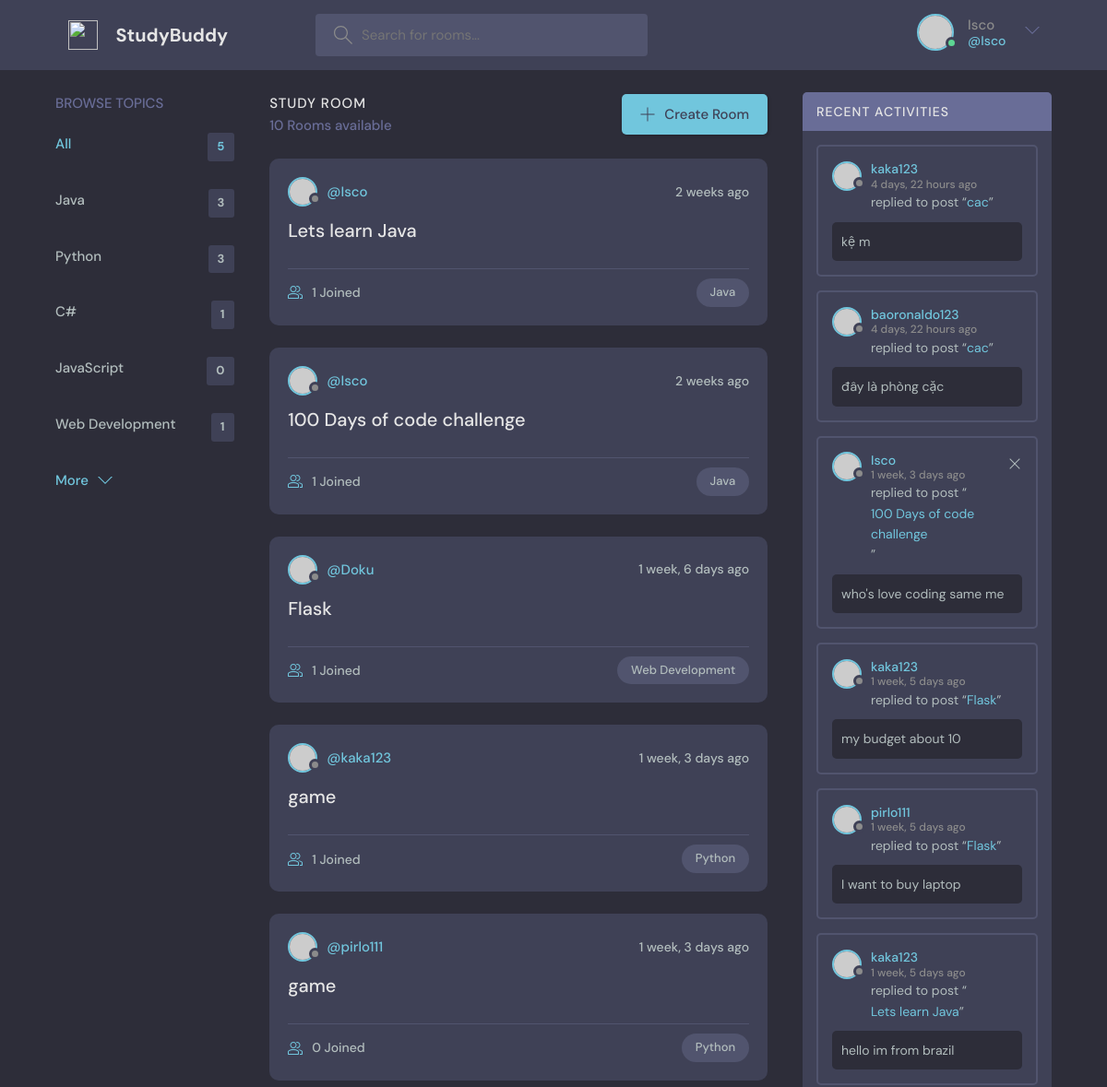
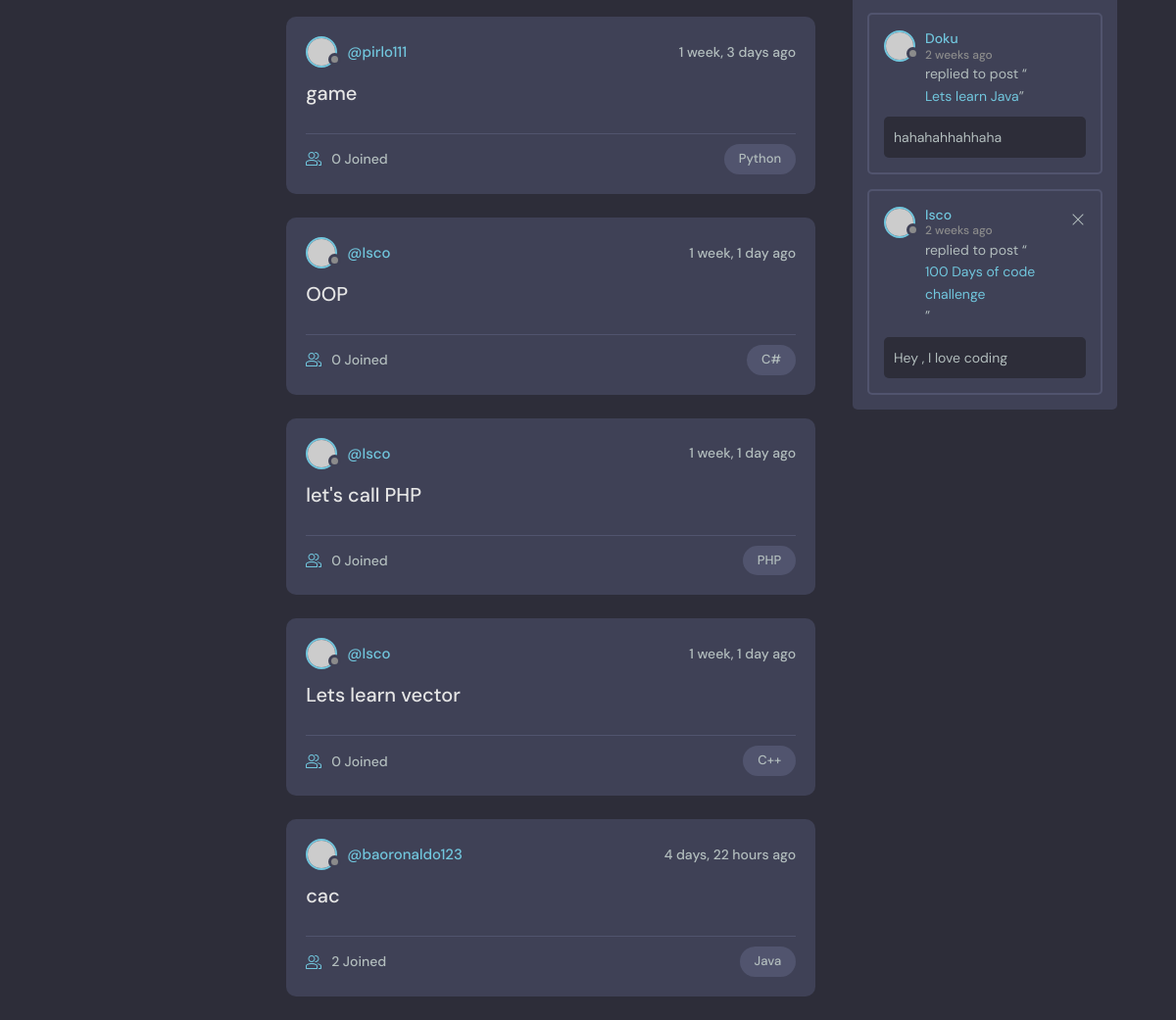
The app's page /home/ (signed in) with its own data (2 pictures, top to bottom).
### base/models.py (models this page shows, shortened)
class Topic(models.Model):
    name = models.CharField(max_length = 200)

class Room(models.Model):
    host = models.ForeignKey(User, on_delete = models.SET_NULL,null = True)
    topic = models.ForeignKey(Topic, on_delete = models.SET_NULL,null = True)
    name = models.CharField(max_length = 200)
    description = models.TextField(null = True , blank = True)
    participants = models.ManyToManyField(
        User , related_name='participants',blank = True)
    updated_date = models.DateTimeField(auto_now = True)
    created_date = models.DateTimeField(auto_now_add = True)
    def __str__(self):
        return self.name

class Message(models.Model):
    user = models.ForeignKey(User,on_delete = models.CASCADE)
    room = models.ForeignKey(Room,on_delete = models.CASCADE)
    body = models.TextField()
    updated_date = models.DateTimeField(auto_now = True)
    created_date = models.DateTimeField(auto_now_add = True)

### base/views.py (the view)
# urls.py: path('home/',views.home,name = "home"),
def home(request):
    q = request.GET.get('q') if request.GET.get('q') != None else ''
    rooms = Room.objects.filter(
        Q(topic__name__icontains = q) |
        Q(name__icontains = q) |
        Q(description__icontains = q)
    )
    room_count = rooms.count()
    topics = Topic.objects.all()[0:5]
    room_messages = Message.objects.all().order_by('-created_date')
    room_messages = room_messages.filter(Q(room__name__icontains=q))
    context = {'rooms' : rooms ,'topics' : topics,'room_count' : room_count,'room_messages' : room_messages}
    return render(request,'base/home.html',context)

### base/templates/base/home.html (shortened to what this page needs)
  {% extends "main.html" %}
  {% block content %}
    <main class="layout layout--3">
      <div class="container">
        {% include "base/topic_component.html" %}
        <div class="roomList">
          <div class="roomList__header">
            <div>
              <h2>Study Room</h2>
              <p>{{rooms.count}} Rooms available </p>
            </div>
            <a class="btn btn--main" href="{% url 'create-room' %}">
              <svg version="1.1" xmlns="http://www.w3.org/2000/svg" width="32" height="32" viewBox="0 0 32 32">
                <title>add</title>
                <path
                  d="M16.943 0.943h-1.885v14.115h-14.115v1.885h14.115v14.115h1.885v-14.115h14.115v-1.885h-14.115v-14.115z"
                ></path>
              </svg>
              Create Room
            </a>
          </div>
          {% include 'base/feed_component.html'%}
        </div>
        {% include 'base/activity_component.html' %}
      </div>
    </main>
{% endblock content%}

### templates/navbar.html (shortened to what this page needs)
{% load static %}
<header class="header header--loggedIn">
    <div class="container">
      <a href="{% url 'home' %}" class="header__logo">
        <img src="{% static 'images/logo.svg' %}" />
        <h1>StudyBuddy</h1>
      </a>
      <form class="header__search" method = "GET" action="{% url 'home' %}">
        <label>
          <input name = "q"   placeholder="Search for rooms..." />
        </label>
      </form>
      <nav class="header__menu">
        {% if request.user.is_authenticated %}
        <div class="header__user">
          <a href="{% url 'update-user' %}">
            <div class="avatar avatar--medium active">
              <img src="https://randomuser.me/api/portraits/men/37.jpg" />
            </div>
            <p>{{request.user.username}} <span>@{{request.user.username}}</span></p>
          </a>
          <button class="dropdown-button">
            <svg version="1.1" xmlns="http://www.w3.org/2000/svg" width="32" height="32" viewBox="0 0 32 32">
              <title>chevron-down</title>
              <path d="M16 21l-13-13h-3l16 16 16-16h-3l-13 13z"></path>
            </svg>
          </button>
        </div>
        {% endif %}
      </nav>
    </div>
  </header>

### base/templates/base/topic_component.html
<div class="topics">
  <div class="topics__header">
    <h2>Browse Topics</h2>
  </div>
  <ul class="topics__list">
    <li>
      <a href="{% url 'home' %}" class="active">All <span>{{topics.count}}</span></a>
    </li>
    {% for topic in topics %}
    <li>
      <a href="{% url 'home' %}?q={{topic.name}}">{{topic.name}}<span>{{topic.room_set.all.count}}</span></a>
    </li>
    {% endfor %}
  </ul>
  <a class="btn btn--link" href="{% url 'topics' %}">
    More
    <svg version="1.1" xmlns="http://www.w3.org/2000/svg" width="32" height="32" viewBox="0 0 32 32">
      <title>chevron-down</title>
      <path d="M16 21l-13-13h-3l16 16 16-16h-3l-13 13z"></path>
    </svg>
  </a>
</div>

### base/templates/base/feed_component.html (shortened to what this page needs)
{%for room in rooms %}
<div class="roomListRoom">
    <div class="roomListRoom__header">
      <a href="{% url 'user-profile' room.host.id %}" class="roomListRoom__author">
        <div class="avatar avatar--small">
          <img src="https://randomuser.me/api/portraits/women/11.jpg" />
        </div>
        <span>@{{room.host.username}}</span>
      </a>
      <div class="roomListRoom__actions">
        <span>{{room.created_date|timesince}} ago</span>
      </div>
    </div>
    <div class="roomListRoom__content">
      <a href="{%  url 'room' room.id %}">{{room.name}}</a>
    </div>
    <div class="roomListRoom__meta">
      <a href="{%  url 'room' room.id %}" class="roomListRoom__joined">
        {{room.participants.all.count}} Joined
      </a>
      <p class="roomListRoom__topic">{{room.topic.name}}</p>
    </div>
</div>
{% endfor %}

### base/templates/base/activity_component.html
<div class="activities">
  <div class="activities__header">
    <h2>Recent Activities</h2>
  </div>
  {% for messange in room_messages%}
  <div class="activities__box">
    <div class="activities__boxHeader roomListRoom__header">
      <a href="{% url 'user-profile' messange.user.id %}" class="roomListRoom__author">
        <div class="avatar avatar--small">
          <img src="https://randomuser.me/api/portraits/women/11.jpg" />
        </div>
        <p>
          {{messange.user}}
          <span>{{messange.created_date|timesince}} ago </span>
        </p>
      </a>
      {% if request.user == messange.user %}
      <div class="roomListRoom__actions">
        <a href="{% url 'delete-messange' messange.id %}">
          <svg version="1.1" xmlns="http://www.w3.org/2000/svg" width="32" height="32" viewBox="0 0 32 32">
            <title>remove</title>
            <path
              d="M27.314 6.019l-1.333-1.333-9.98 9.981-9.981-9.981-1.333 1.333 9.981 9.981-9.981 9.98 1.333 1.333 9.981-9.98 9.98 9.98 1.333-1.333-9.98-9.98 9.98-9.981z"
            ></path>
          </svg>
        </a>
      </div>
      {% endif %}
    </div>
    <div class="activities__boxContent">
      <p>replied to post “<a href="{% url 'room' messange.room.id %}">{{ messange.room }}</a>”</p>
      <div class="activities__boxRoomContent">
       {{ messange.body }}
      </div>
    </div>
  </div>
  {% endfor %}
</div>

### records on screen
Topic: name "Java", room_set.all.count "3"
Topic: name "Python", room_set.all.count "3"
Topic: name "C#", room_set.all.count "1"
Topic: name "JavaScript", room_set.all.count "0"
Topic: name "Web Development", room_set.all.count "1"
Room: host.username "Isco", created_date "2 weeks", name "Lets learn Java", participants.all.count "1", topic.name "Java"
Room: host.username "Isco", created_date "2 weeks", name "100 Days of code challenge", participants.all.count "1", topic.name "Java"
Room: host.username "Doku", created_date "1 week, 6 days", name "Flask", participants.all.count "1", topic.name "Web Development"
Room: host.username "kaka123", created_date "1 week, 3 days", name "game", participants.all.count "1", topic.name "Python"
Room: host.username "pirlo111", created_date "1 week, 3 days", name "game", participants.all.count "0", topic.name "Python"
Room: host.username "pirlo111", created_date "1 week, 3 days", name "game", participants.all.count "0", topic.name "Python"
Room: host.username "Isco", created_date "1 week, 1 day", name "OOP", participants.all.count "0", topic.name "C#"
Room: host.username "Isco", created_date "1 week, 1 day", name "let's call PHP", participants.all.count "0", topic.name "PHP"
Room: host.username "Isco", created_date "1 week, 1 day", name "Lets learn vector", participants.all.count "0", topic.name "C++"
Room: host.username "baoronaldo123", created_date "4 days, 22 hours", name "cac", participants.all.count "2", topic.name "Java"
Message: user "kaka123", created_date "4 days, 22 hours", room "cac", body "kệ m"
Message: user "baoronaldo123", created_date "4 days, 22 hours", room "cac", body "đây là phòng cặc"
Message: user "Isco", created_date "1 week, 3 days", room "100 Days of code challenge", body "who's love coding same me"
Message: user "kaka123", created_date "1 week, 5 days", room "Flask", body "my budget about 10"
Message: user "pirlo111", created_date "1 week, 5 days", room "Flask", body "I want to buy laptop"
Message: user "kaka123", created_date "1 week, 5 days", room "Lets learn Java", body "hello im from brazil"
Message: user "Doku", created_date "2 weeks", room "Lets learn Java", body "hahahahhahhaha"
Message: user "Isco", created_date "2 weeks", room "100 Days of code challenge", body "Hey , I love coding"

### other values on screen
{{ request.user.username }} "Isco"
{{ topics.count }} "5"
{{ rooms.count }} "10"
